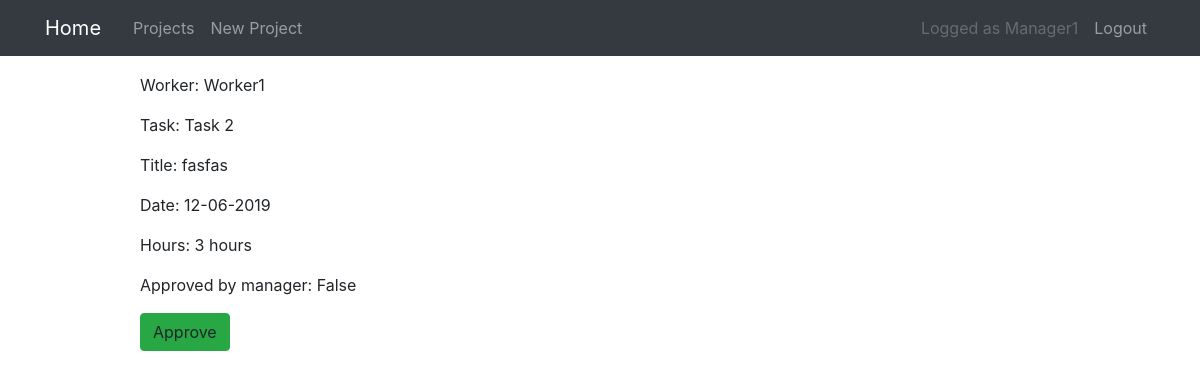
/datepoint/8/ (signed in), run on an earlier commit of the app's database.
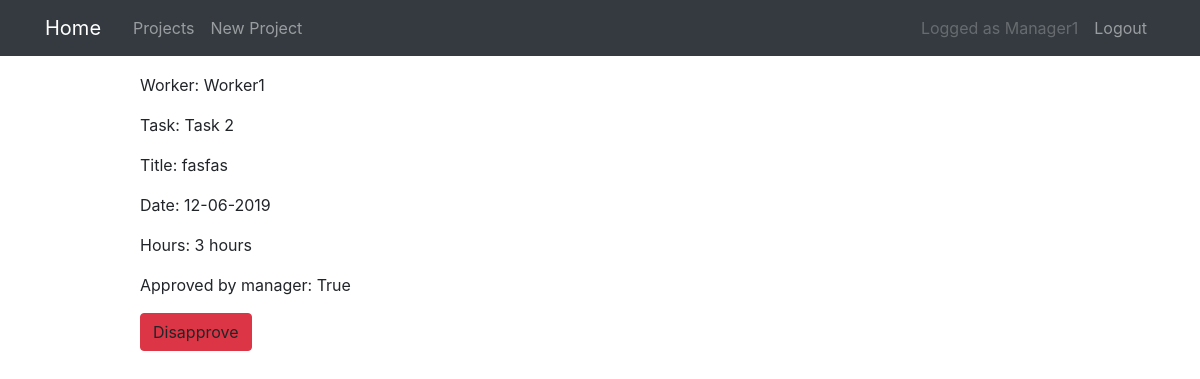
And on a later commit of the database.
### projects/models.py (models this page shows, shortened)
class DatePoint(models.Model):
    task = models.ForeignKey(Task, on_delete=models.CASCADE)
    worker = models.ForeignKey(User, on_delete=models.CASCADE)
    title = models.CharField(max_length=100)
    description = models.CharField(max_length=100, blank=True)
    url = models.URLField(blank=True)
    worked_time = models.PositiveIntegerField()
    worked_date = models.DateField()
    date_created = models.DateTimeField(auto_now=True)
    approved_manager = models.BooleanField(default=False)
    approved_client = models.BooleanField(default=False)

class Task(models.Model):
    title = models.CharField(max_length=100)
    project = models.ForeignKey(ProjectPhase, on_delete=models.CASCADE)
    description = models.TextField(blank=True)

### projects/views.py (the view)
class DatePointDetailView(
    LoginRequiredMixin,
    PermissionRequiredMixin,
    UserBelongsToProjectMixin,
    DetailView,
):
    model = DatePoint
    pk_url_kwarg = "datepoint_pk"
    permission_required = "projects.view_datepoint"
    def test_func(self):
        if self.request.user.groups.filter(name="Worker").exists():
            return DatePoint.objects.filter(
                worker=self.request.user, id=self.kwargs["datepoint_pk"]
            ).exists()
        else:
            return super(DatePointDetailView, self).test_func()

### projects/mixins.py (called while the page is built)
    def test_func(self):
        user = self.request.user
        try:
            project_pk = self.kwargs["project_pk"]
        except KeyError:
            pass
        else:
            return self.check_user_project(user, project_pk)
        try:
            projectphase_pk = self.kwargs["projectphase_pk"]
        except KeyError:
            pass
        else:
            return self.check_user_projectphase(user, projectphase_pk)
        try:
            datepoint_pk = self.kwargs["datepoint_pk"]
        except KeyError:
            pass
        else:
            return self.check_user_datepoint(user, datepoint_pk)
        return False

### projects/templates/projects/datepoint_detail.html (shortened to what this page needs)
{% extends "projects/base.html" %}
{% block content %}
<p>Worker: {{ object.worker }} </p>
<p>Task: {{ object.task.title }} </p>
<p>Title: {{ object.title }} </p>
<p>Date: {{ object.worked_date|date:'d-m-Y' }} </p>
<p>Hours: {{ object.worked_time }} hours</p>
<p id="approved_manager">Approved by manager: {{ object.approved_manager }}</p>
{% if user.is_authenticated %}
{% if perms.projects.change_datepoint %}
{% ifequal user.groups.all.0|stringformat:"s" 'Manager' %}
{% if object.approved_manager is False %}
<a class="btn btn-success" id="btntest">Approve</a>
{% else %}
<a class="btn btn-danger" id="btntest">Disapprove</a>
{% endif %}
{% endifequal %}
{% endif %}
{% endif %}
{% endblock content %}

What changed in the data, as far as the page shows it:
changed DatePoint "fasfas": approved_manager "False" → "True"
Also different on the page:
text no longer shown: "Approve"
text now shown: "Disapprove"
